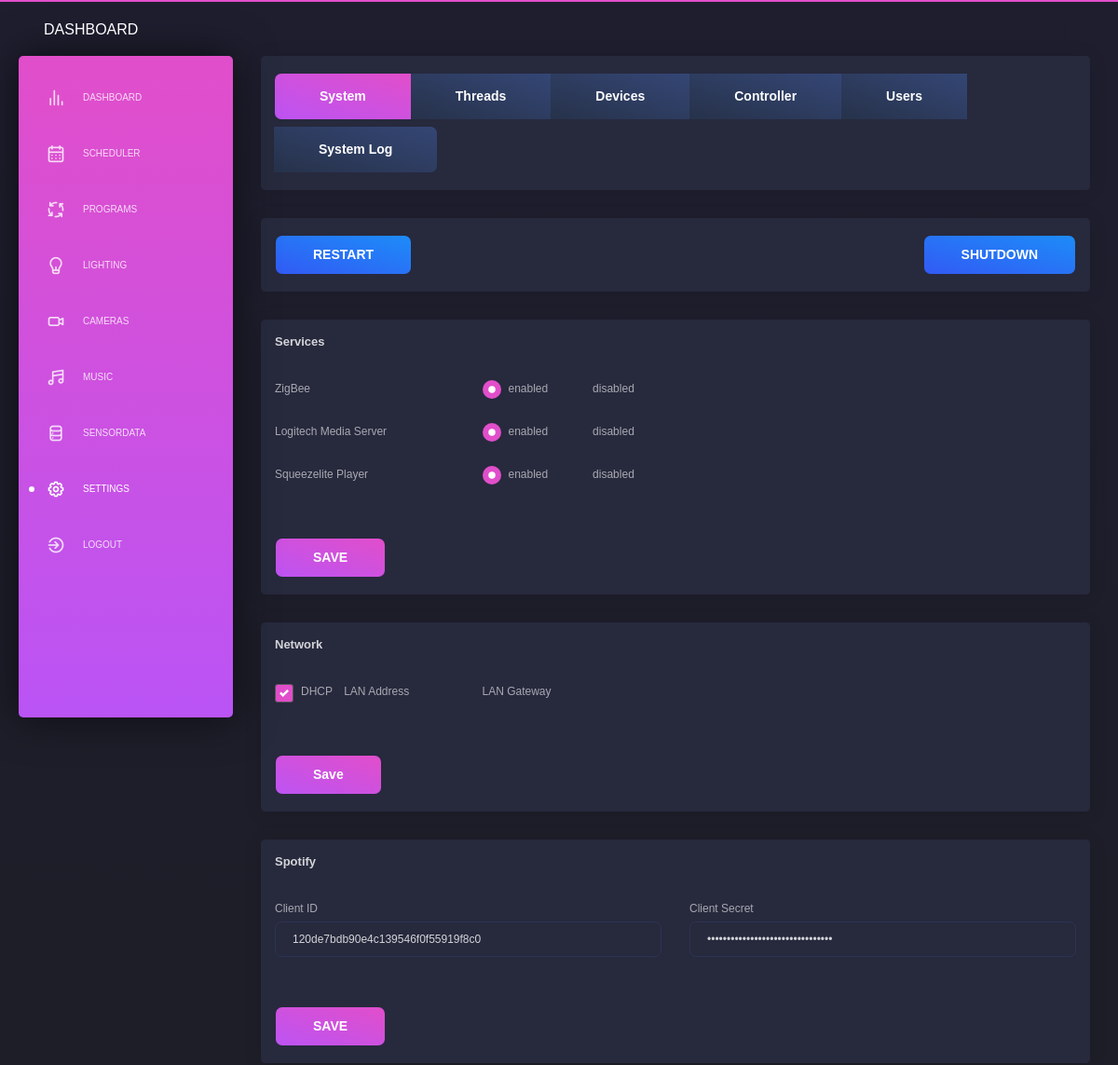
/settings/system (signed in, upper part), run on an earlier commit of the app's database.
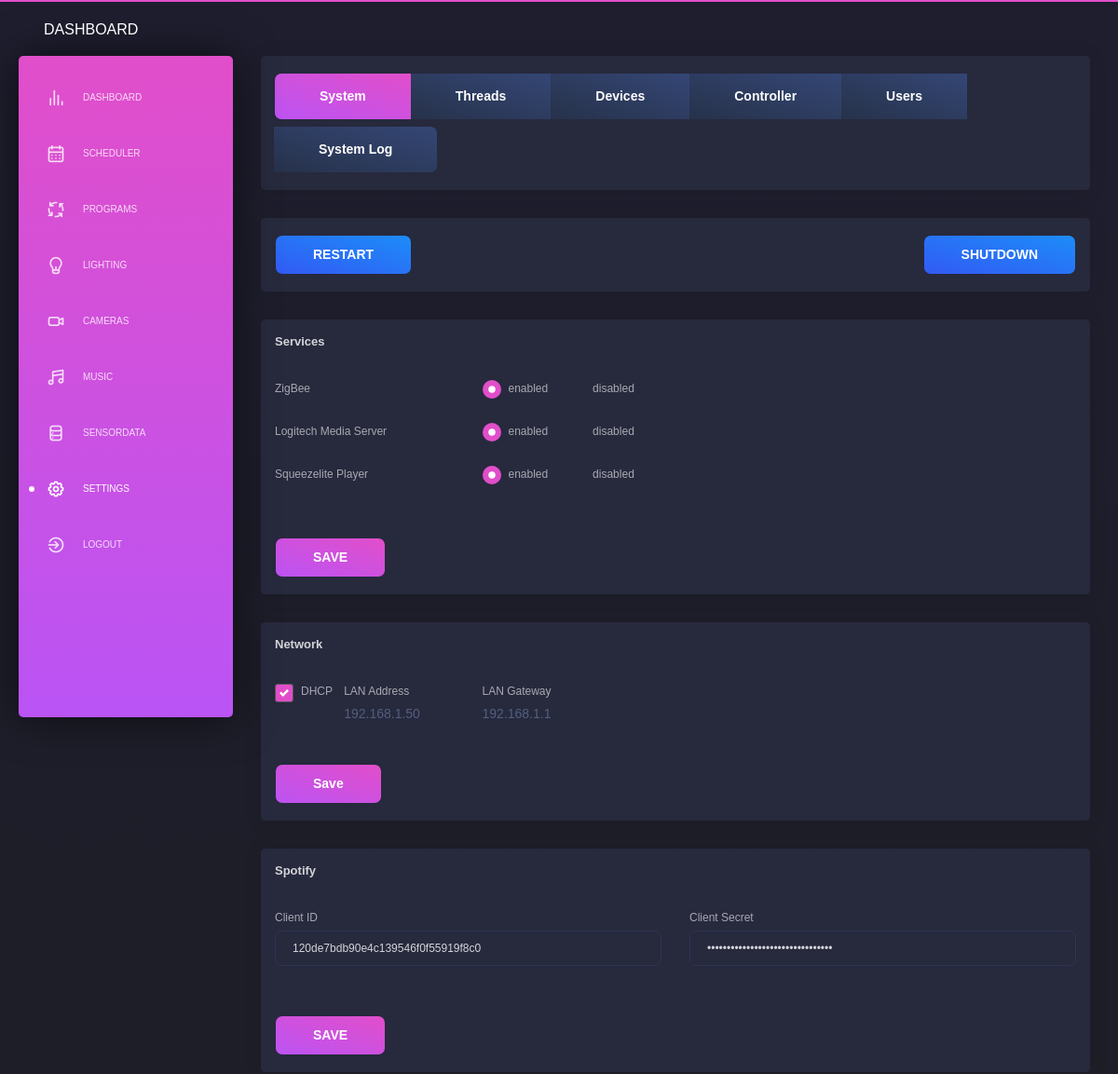
And on a later commit of the database.
### app/database/models.py (models this page shows)
class System(db.Model):
    __tablename__ = 'system'
    id                 = db.Column(db.Integer, primary_key=True, autoincrement = True)
    ip_address         = db.Column(db.String(50))
    gateway            = db.Column(db.String(50))
    dhcp               = db.Column(db.String(50), server_default=("True"))
    zigbee2mqtt_active = db.Column(db.String(50), server_default=("False"))
    lms_active         = db.Column(db.String(50), server_default=("False"))
    squeezelite_active = db.Column(db.String(50), server_default=("False"))

### app/sites/settings_system.py (the view, shortened to what this page needs)
@app.route('/settings/system', methods=['GET', 'POST'])
@login_required
@permission_required
def settings_system():
    page_title       = 'Smarthome | Settings | System'
    page_description = 'The system configuration page.'
    success_message_change_settings_services = False
    error_message_change_settings_services   = []
    success_message_change_settings_network  = False
    error_message_change_settings_network    = []
    success_message_change_settings_spotify  = False
    error_message_change_settings_spotify    = []
    success_message_change_settings_email    = False
    error_message_change_settings_email      = []
    success_message_backup_database          = ""
    error_message_backup_database            = ""
    message_system              = ""
    message_ip_config_change    = False
    message_test_settings_email = ""
    ip_address = GET_SYSTEM_SETTINGS().ip_address
    gateway    = GET_SYSTEM_SETTINGS().gateway
    dhcp       = GET_SYSTEM_SETTINGS().dhcp
    if session.get('restore_database_success', None) != None:
        success_message_backup_database = session.get('restore_database_success')
        session['restore_database_success'] = None
    if session.get('restore_database_error', None) != None:
        error_message_backup_database = session.get('restore_database_error')
        session['restore_database_error'] = None
    if session.get('delete_database_success', None) != None:
        success_message_backup_database = session.get('delete_database_success')
        session['delete_database_success'] = None
    if session.get('delete_database_error', None) != None:
        error_message_backup_database = session.get('delete_database_error')
        session['delete_database_error'] = None
    """ #################### """
    """  restart / shutdown  """
    """ #################### """
    if request.form.get("restart_system") != None:
        Thread = threading.Thread(target=SYSTEM_REBOOT)
        Thread.start()
        message_system = "System will restart in 10 seconds"
    if request.form.get("shutdown_system") != None:
        Thread = threading.Thread(target=SYSTEM_SHUTDOWN)
        Thread.start()
        message_system = "System will shutdown in 10 seconds"
    """ ################### """
    """  settings services  """
    """ ################### """
    """ ################# """
    """  settings network """
    """ ################# """
    """ ################## """
    """  settings spotify  """
    """ ################## """
    if request.form.get("update_settings_spotify") != None:
        client_id = request.form.get("set_client_id").strip()
        client_secret = request.form.get("set_client_secret").strip()
        if SET_SPOTIFY_SETTINGS(client_id, client_secret):
            success_message_change_settings_spotify = True
    """ ################ """
    """  settings email  """
    """ ################ """
    """ ################ """
    """  backup database """
    """ ################ """
    if request.form.get("backup_database") != None:
        result = BACKUP_DATABASE()
        if result:
            success_message_backup_database = "Backup || Successfully deleted"
        else:
            error_message_backup_database = "Backup || " + str(result)
    system_settings   = GET_SYSTEM_SETTINGS()
    spotify_settings  = GET_SPOTIFY_SETTINGS()
    email_settings    = GET_EMAIL_SETTINGS()
    list_backup_files = GET_BACKUP_FILES()
    data = {'navigation': 'settings'}
    return render_template('layouts/default.html',
                            data=data,
                            title=page_title,
                            description=page_description,
                            content=render_template( 'pages/settings_system.html',
                                                    success_message_change_settings_services=success_message_change_settings_services,
                                                    error_message_change_settings_services=error_message_change_settings_services,
                                                    success_message_change_settings_network=success_message_change_settings_network,
                                                    error_message_change_settings_network=error_message_change_settings_network,
                                                    success_message_change_settings_spotify=success_message_change_settings_spotify,
                                                    error_message_change_settings_spotify=error_message_change_settings_spotify,
                                                    success_message_change_settings_email=success_message_change_settings_email,
                                                    error_message_change_settings_email=error_message_change_settings_email,
                                                    message_test_settings_email=message_test_settings_email,
                                                    error_message_backup_database=error_message_backup_database,
                                                    success_message_backup_database=success_message_backup_database,
                                                    message_system=message_system,
                                                    system_settings=system_settings,
                                                    spotify_settings=spotify_settings,
                                                    email_settings=email_settings,
                                                    list_backup_files=list_backup_files,
                                                    )
                            )

### app/backend/file_management.py (called while the page is built)
def GET_BACKUP_FILES():
    file_list = []
    for files in os.walk(PATH + '/data/backup/'):
        file_list.append(files)
    if file_list == []:
        return "No Files founded"
    else:
        file_list = file_list[0][2]
        file_list = sorted(file_list, reverse=True)
        return file_list

### app/database/models.py (called while the page is built)
def GET_EMAIL_SETTINGS():
    return eMail.query.filter_by().first()

def GET_SPOTIFY_SETTINGS():
    return Spotify_Settings.query.filter_by().first()

def GET_SYSTEM_SETTINGS():
    return System.query.filter_by().first()

def GET_USER_BY_ID(id):
    return User.query.get(int(id))

### app/sites/index.py (called while the page is built)
@login_manager.user_loader
def load_user(user_id):
    return GET_USER_BY_ID(user_id)

### app/templates/pages/settings_system.html (shortened to what the changed rows need)
      <div class="content">
        <div class="row">
          <div class="col-md-12">
            <div class="card">
              <form method="POST">
                <div class="card-body">
                  <div class="row">
                    <div class="col-md-12">
                      <div class="row justify-content-md-left">
                        <div class="col-sm-2">
                          <div class="form-group">
                            <label>LAN Address</label>
                            {% if system_settings.dhcp == "True" %}
                              <br>
                              {% if system_settings.ip_address != None %}{{ system_settings.ip_address }}{% endif %}
                            {% else %}
                              <input type="text" class="form-control" name="set_ip_address" value="{% if system_settings.ip_address != None %}{{ system_settings.ip_address }}{% endif %}" />
                            {% endif %}
                          </div>
                        </div>
                        <div class="col-sm-2">
                          <div class="form-group">
                            <label>LAN Gateway</label>
                            {% if system_settings.dhcp == "True" %}
                              <br>
                              {% if system_settings.gateway != None %}{{ system_settings.gateway }}{% endif %}
                            {% else %}
                              <input type="text" class="form-control" name="set_gateway" value="{% if system_settings.gateway != None %}{{ system_settings.gateway }}{% endif %}" />
                            {% endif %}
                          </div>
                        </div>
                      </div>
                    </div>
                  </div>
                </div>
              </form>
            </div>
          </div>
        </div>
      </div>

What changed in the data, as far as the page shows it:
now on this page (row edited): System: ip_address "192.168.1.50", gateway "192.168.1.1"
